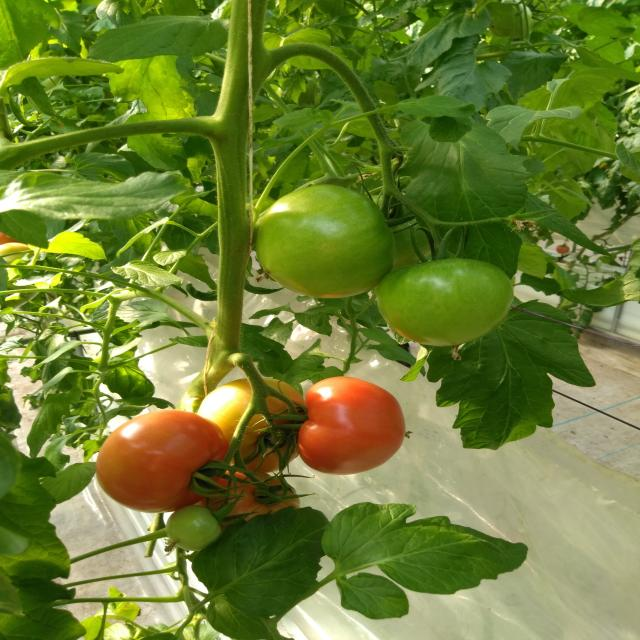
#> input picture ios/TomatoRipeness/Resources/samples/sample2.jpg, 640 x 640 px
$ python make_figures.py
#> lines starting #> are read from the running program, lines starting #| are printed output that depends on the picture
"""Create paper figures from committed evidence.

The curve uses the values reported in README section 4. The example montage
applies the same rectangular, same-image background-patch intervention to a
representative red tomato from an app sample. It is an illustration of the
transformation rather than an additional evaluation result.
"""
from __future__ import annotations

import os
import tempfile
from pathlib import Path

os.environ.setdefault("MPLCONFIGDIR", str(Path(tempfile.gettempdir()) / "tomato-paper-mpl"))
import matplotlib

matplotlib.use("Agg")
import matplotlib.pyplot as plt  # noqa: E402
from PIL import Image, ImageDraw, ImageFont


ROOT = Path(__file__).resolve().parent.parent
OUT = Path(__file__).resolve().parent / "figures"


def occlusion_curve() -> None:
    hidden = [0, 20, 40, 60, 70]
    recall = [0.884, 0.778, 0.571, 0.160, 0.057]
    stage_accuracy = [0.944, 0.940, 0.920, 0.900, 0.860]

    fig, ax = plt.subplots(figsize=(6.8, 3.7))
    ax.plot(hidden, recall, marker="o", linewidth=2.1, label="Detection recall")
    ax.plot(
        hidden,
        stage_accuracy,
        marker="s",
        linewidth=2.1,
        label="Stage accuracy (detected fruit)",
    )
    ax.set(xlabel="Occluded fraction of each annotated box (%)", ylabel="Score")
    ax.set_xlim(-2, 72)
    ax.set_ylim(0, 1.0)
    ax.set_xticks(hidden)
    ax.grid(alpha=0.25)
    ax.legend(frameon=False, loc="lower left")
    fig.tight_layout()
    fig.savefig(OUT / "occlusion_curve.pdf", bbox_inches="tight")
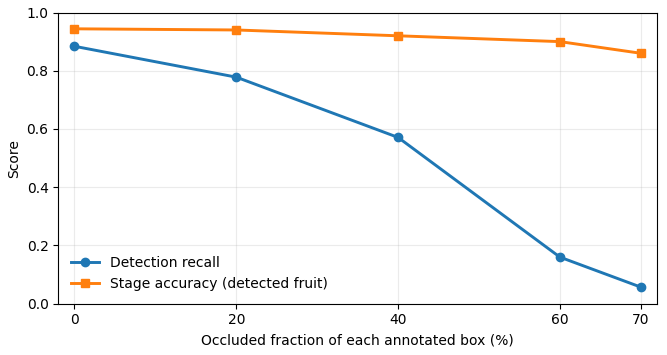
#> figure drawn by matplotlib, 1 panel
    fig.savefig(OUT / "occlusion_curve.png", dpi=240, bbox_inches="tight")
    plt.close(fig)


def occlusion_examples() -> None:
    source = Image.open(
        ROOT / "ios" / "TomatoRipeness" / "Resources" / "samples" / "sample2.jpg"
    ).convert("RGB")
#> source is the input picture: PIL image 640x640 RGB; mean R, G, B 108, 125.1, 52.1

    # Representative foreground red tomato in sample2.jpg. The crop at upper
    # right contains foliage and no fruit, matching the same-image background
    # patch used by occlusion/occlude.py. Coordinates are only for this visual.
    fruit_box = (274, 327, 422, 488)
    foliage = source.crop((480, 50, 608, 178))
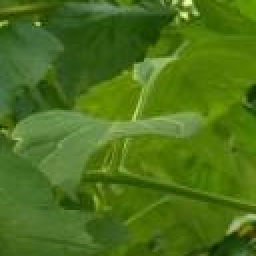
#> foliage: PIL image 128x128 RGB (shown 2 times larger); mean R, G, B 76.2, 112.6, 26.5
    display_crop = (65, 225, 465, 575)

    images = []
    for fraction in (0.0, 0.2, 0.4, 0.6):
        view = source.copy()
        if fraction:
            x1, y1, x2, y2 = fruit_box
            strip_height = round((y2 - y1) * fraction)
            fill = foliage.resize((x2 - x1, strip_height), Image.Resampling.BILINEAR)
            view.paste(fill, (x1, y1))
        images.append(view.crop(display_crop))
#> this loop made 4 passes
#> pass 2, in occlusion_examples, `fill = foliage.resize((x2 - x1, strip_height), Image.Resampling.BILINE..`:
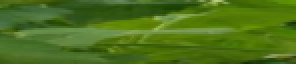
#> fill: PIL image 148x32 RGB (shown 2 times larger); mean R, G, B 76.2, 112.6, 26.5
#> pass 3, in occlusion_examples, `fill = foliage.resize((x2 - x1, strip_height), Image.Resampling.BILINE..`:
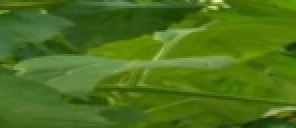
#> fill: PIL image 148x64 RGB (shown 2 times larger); mean R, G, B 76.2, 112.6, 26.5
#> after the loop:
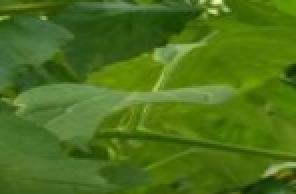
#> fill: PIL image 148x97 RGB (shown 2 times larger); mean R, G, B 76.2, 112.6, 26.5
#> after the loop:
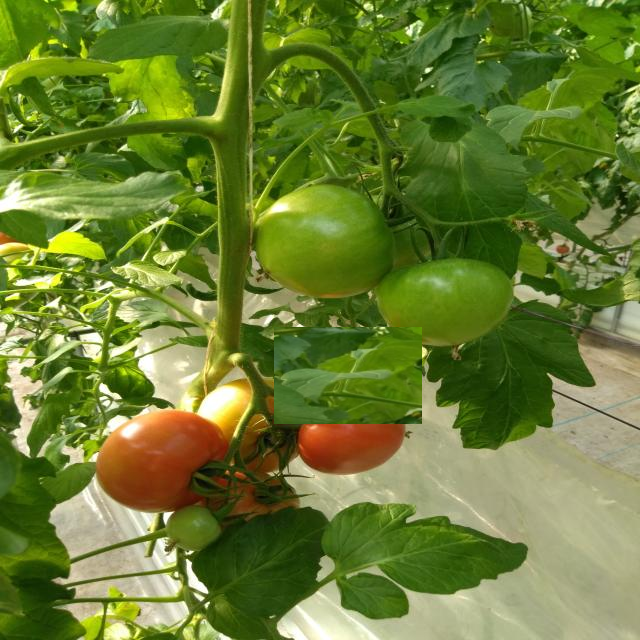
#> view: PIL image 640x640 RGB; mean R, G, B 105.6, 124.8, 50.8
#> after the loop, images = 4 items

    labels = ("Original", "20% occluded", "40% occluded", "60% occluded")
    cell_width, cell_height, caption_height = 330, 300, 34
    canvas = Image.new("RGB", (cell_width * 4, cell_height + caption_height), "white")
#> canvas: PIL image 1320x334 RGB; every value is 255
    draw = ImageDraw.Draw(canvas)
    font = ImageFont.load_default(size=18)

    for index, (image, label) in enumerate(zip(images, labels)):
        image.thumbnail((cell_width - 10, cell_height - 10))
        x = index * cell_width + (cell_width - image.width) // 2
        y = (cell_height - image.height) // 2
        canvas.paste(image, (x, y))
        box = draw.textbbox((0, 0), label, font=font)
        text_width = box[2] - box[0]
        draw.text(
            (index * cell_width + (cell_width - text_width) // 2, cell_height + 6),
            label,
            fill="black",
            font=font,
        )
#> this loop made 4 passes
#> (label, x, box, text_width) on passes 1 to 4: ('Original', 5, (0, 5, 62, 22), 62), ('20% occluded', 335, (0, 5, 115, 18), 115), ('40% occluded', 665, (0, 5, 115, 18), 115), ('60% occluded', 995, (0, 5, 115, 18), 115)
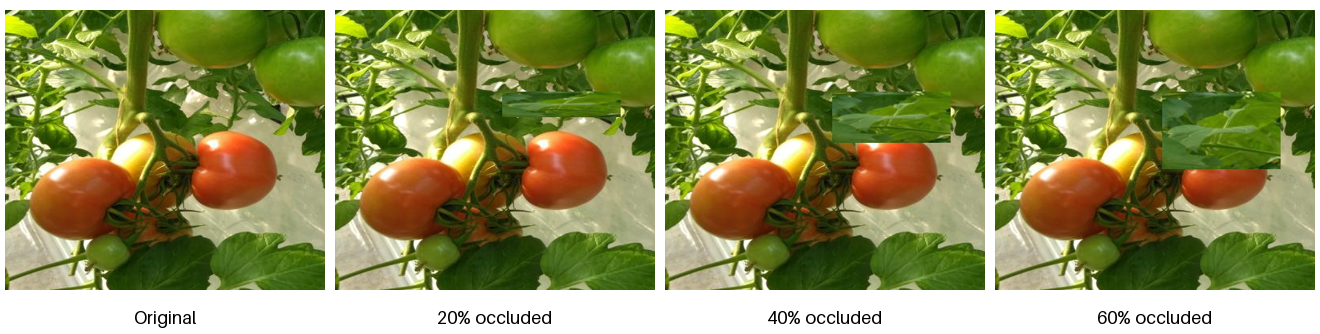
#> canvas: PIL image 1320x334 RGB; mean R, G, B 142, 145.5, 89.6

    canvas.save(OUT / "occlusion_examples.jpg", quality=92, optimize=True)


def main() -> None:
    OUT.mkdir(parents=True, exist_ok=True)
    occlusion_curve()
    occlusion_examples()
    print(f"wrote figures to {OUT}")


if __name__ == "__main__":
    main()

$ run again, with ios/TomatoRipeness/Resources/samples/sample1.jpg copied over ios/TomatoRipeness/Resources/samples/sample2.jpg
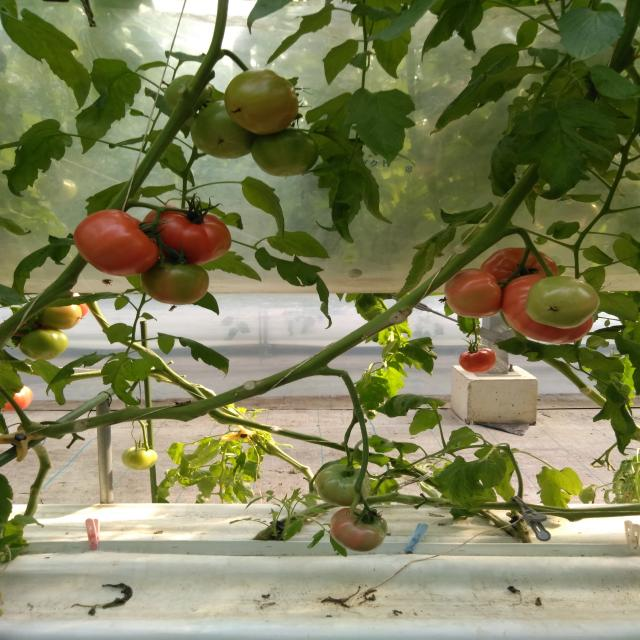
#> input picture ios/TomatoRipeness/Resources/samples/sample1.jpg, 640 x 640 px
#> in occlusion_examples, source is the input picture: PIL image 640x640 RGB; mean R, G, B 126.6, 128, 90.1
#> after the loop in occlusion_examples, `for fraction in (0.0, 0.2, 0.4, 0.6):`:
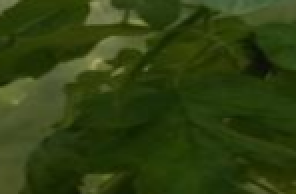
#> fill: PIL image 148x97 RGB (shown 2 times larger); mean R, G, B 46.8, 62.7, 16.6
#> after the loop in occlusion_examples, `for fraction in (0.0, 0.2, 0.4, 0.6):`: images = 4 items
#> the loop in occlusion_examples, `for index, (image, label) in enumerate(zip(images, labels)):` made 4 passes
#> (label, x, box, text_width) on passes 1 to 4: ('Original', 5, (0, 5, 62, 22), 62), ('20% occluded', 335, (0, 5, 115, 18), 115), ('40% occluded', 665, (0, 5, 115, 18), 115), ('60% occluded', 995, (0, 5, 115, 18), 115)
#> after the loop in occlusion_examples, `for index, (image, label) in enumerate(zip(images, labels)):`:
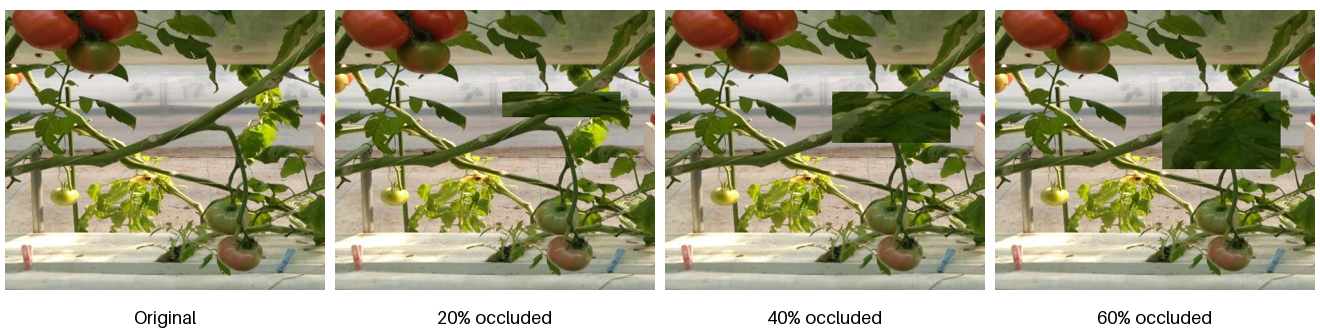
#> canvas: PIL image 1320x334 RGB; mean R, G, B 160.2, 157.3, 128.4

$ run again, with ios/TomatoRipeness/Resources/samples/sample3.jpg copied over ios/TomatoRipeness/Resources/samples/sample2.jpg
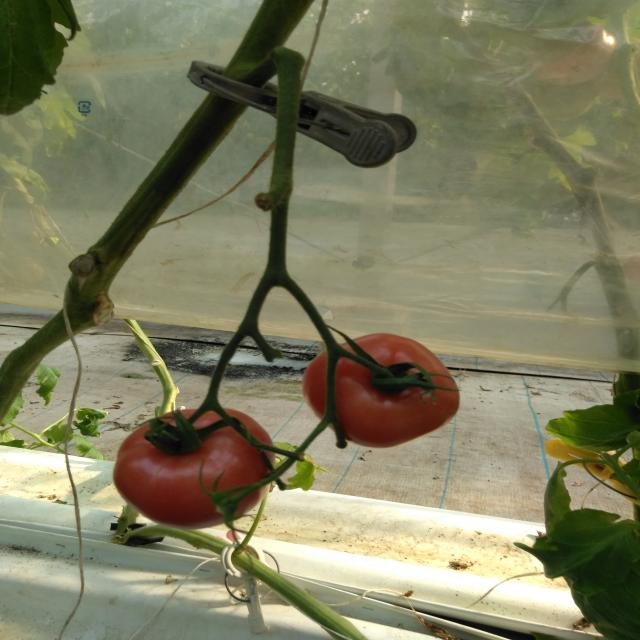
#> input picture ios/TomatoRipeness/Resources/samples/sample3.jpg, 640 x 640 px
#> in occlusion_examples, source is the input picture: PIL image 640x640 RGB; mean R, G, B 126.1, 125, 96.3
#> after the loop in occlusion_examples, `for fraction in (0.0, 0.2, 0.4, 0.6):`:
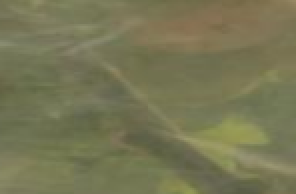
#> fill: PIL image 148x97 RGB (shown 2 times larger); mean R, G, B 119, 118.2, 84.1
#> after the loop in occlusion_examples, `for fraction in (0.0, 0.2, 0.4, 0.6):`: images = 4 items
#> the loop in occlusion_examples, `for index, (image, label) in enumerate(zip(images, labels)):` made 4 passes
#> (label, x, box, text_width) on passes 1 to 4: ('Original', 5, (0, 5, 62, 22), 62), ('20% occluded', 335, (0, 5, 115, 18), 115), ('40% occluded', 665, (0, 5, 115, 18), 115), ('60% occluded', 995, (0, 5, 115, 18), 115)
#> after the loop in occlusion_examples, `for index, (image, label) in enumerate(zip(images, labels)):`:
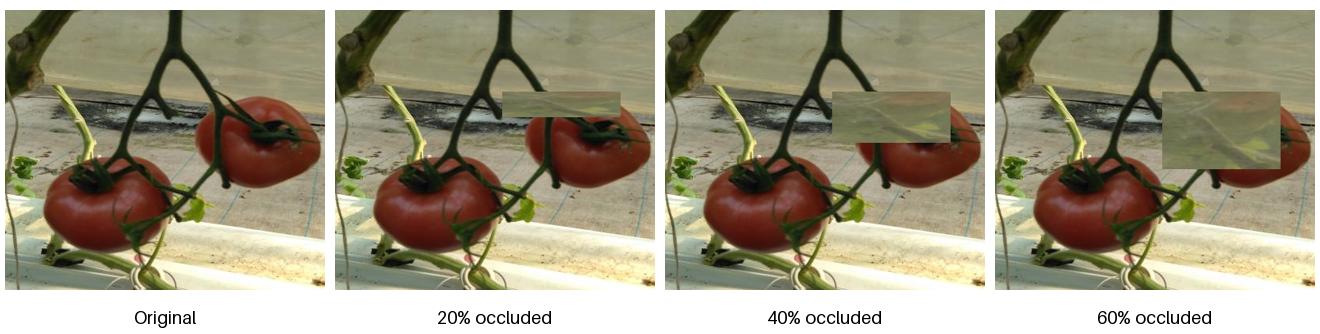
#> canvas: PIL image 1320x334 RGB; mean R, G, B 157.3, 150.7, 128.1
